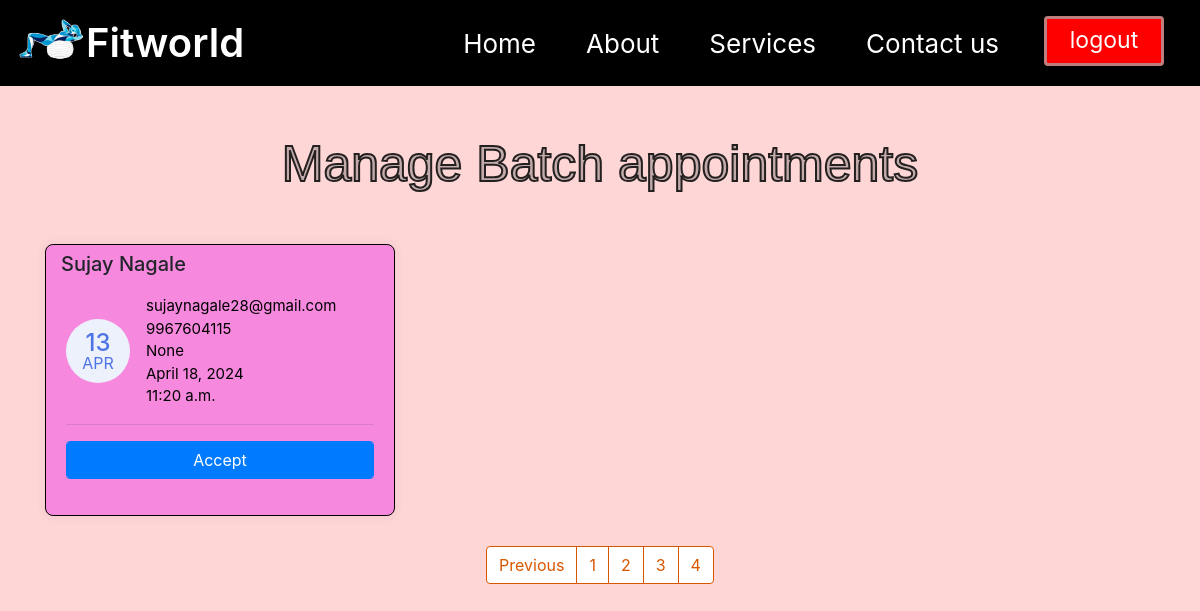
Screenshot of /managebatch?page=4 with the database file from the repository.
### myapp/models.py (models this page shows, shortened)
class Batch_Appointment(models.Model):
    first_name = models.CharField(max_length=255)
    last_name = models.CharField(max_length=255)
    email = models.CharField(max_length=50)
    phone = models.CharField(max_length=10)
    sent_date = models.DateField( auto_now_add=False,default=True)
    accepted = models.BooleanField(default=False)
    accepted_date = models.DateField( auto_now_add=False, null=True, blank=True)
    event_time =models.TimeField(auto_now=True, auto_now_add=False)
    course = models.CharField( max_length=50, null=True)
    request_date =models.DateField(auto_now=False, auto_now_add=False)

### myapp/views.py (the view, shortened to what this page needs)
# urls.py: path("managebatch", ManageBatchAppointmentTemplateView.as_view(), name="bmanage"),
class ManageBatchAppointmentTemplateView(ListView):
    template_name = "BAppointment.html"
    model = Batch_Appointment
    context_object_name = "batch_appointments"
    login_required = True
    paginate_by = 3
    def get_context_data(self,*args, **kwargs):
        context = super().get_context_data(*args, **kwargs)
        appointments = Batch_Appointment.objects.all()
        context.update({
            "title":"Batch Appointments"
        })
        return context

### template/BAppointment.html (shortened to what this page needs)
{% extends '1.html' %}
{% block body %}
<body>
    <div class="container mt-5">
        <div class="content">
            <h3>
                Manage Batch appointments
            </h3>
        </div>
        <div class="row">
        {% for app in batch_appointments %}
            <div class="col-lg-4">
                <div class="card card-margin">
                    <div class="card-header no-border">
                        <h5 class="card-title">{{app.first_name}} {{app.last_name}}</h5>
                    </div>
                    <div class="card-body pt-0">
                        <div class="widget-49">
                            <div class="widget-49-title-wrapper">
                                <div class="widget-49-date-primary">
                                    <span class="widget-49-date-day">{{app.sent_date|date:"d"}}</span>
                                    <span class="widget-49-date-month">{{app.sent_date|date:"M"}}</span>
                                </div>
                                <div class="widget-49-meeting-info">
                                    <span class="widget-49-pro-title">{{app.email}}</span>
                                    <span class="widget-49-pro-title">{{app.phone}}</span>
                                    <span class="widget-49-pro-title">{{app.course}}</span>
                                    <span class="widget-49-pro-title">{{app.request_date}}</span>
                                    <span class="widget-49-pro-title">{{app.event_time}}</span>
                                </div>
                            </div>
                            <hr class="w-100">
                            {% if app.accepted == False %}
                            <form method="POST" action="{% url 'bmanage' %}">
                            <div class="form-group">
                                <input class="btn-block btn-primary form-control" type="submit" value="Accept">
                            </div>
                            </form>
                            {% endif %}
                        </div>
                    </div>
                </div>
            </div>
        {% endfor %}
        </div>
        {% if is_paginated %}
        <div class="wrapper">
            <nav aria-label="Page navigation example">
                <ul class="pagination">
                    {% if page_obj.has_previous %}
                    <li class="page-item"><a class="page-link" href="?page={{page_obj.prebious_page_number}}">Previous</a></li>
                    {% endif %}
                    {% for number in page_obj.paginator.page_range %}
                    <li class="page-item"><a class="page-link" href="?page={{number}}">{{number}}</a></li>
                    {% endfor %}
                </ul>
            </nav>
        </div>
        {% endif %}
        {% endblock body %}

### template/BAppointment.html (style rules this page uses)
body { background-color: #FFD6D6; }
.card-margin { margin-bottom: 1.875rem; }
.card { border: 0; box-shadow: 0px 0px 10px 0px rgba(82, 63, 105, 0.1); -webkit-box-shadow: 0px 0px 10px 0px rgba(82, 63, 105, 0.1); -moz-box-shadow: 0px 0px 10px 0px rgba(82, 63, 105, 0.1); -ms-box-shadow: 0px 0px 10px 0px rgba(82, 63, 105, 0.1); }
.card { position: relative; display: flex; flex-direction: column; min-width: 0; word-wrap: break-word; background-color: #f688de; background-clip: border-box; border: 1px solid #000000; border-radius: 8px; }
.card .card-header.no-border { border: 0; }
.card .card-header { background: none; padding: 0 0.9375rem; font-weight: 500; display: flex; align-items: center; min-height: 50px; }
.card-header:first-child { border-radius: calc(8px - 1px) calc(8px - 1px) 0 0; }
.widget-49 .widget-49-title-wrapper { display: flex; align-items: center; }
.widget-49 .widget-49-title-wrapper .widget-49-date-primary { display: flex; align-items: center; justify-content: center; flex-direction: column; background-color: #edf1fc; width: 4rem; height: 4rem; border-radius: 50%; }
.widget-49 .widget-49-title-wrapper .widget-49-date-primary .widget-49-date-day { color: #4e73e5; font-weight: 500; font-size: 1.5rem; line-height: 1; }
.widget-49 .widget-49-title-wrapper .widget-49-date-primary .widget-49-date-month { color: #4e73e5; line-height: 1; font-size: 1rem; text-transform: uppercase; }
.widget-49 .widget-49-title-wrapper .widget-49-meeting-info { display: flex; flex-direction: column; margin-left: 1rem; }
.widget-49 .widget-49-title-wrapper .widget-49-meeting-info .widget-49-pro-title { color: #000000; font-size: 15px; }
.wrapper { display: flex; justify-content: center; align-items: center }
.page-link { position: relative; display: block; color: #D85600 !important; text-decoration: none; background-color: #fff; border: 1px solid #D85600 !important }
.content h3 { font-size: 50px; text-align: center; margin-bottom: 50px; -webkit-text-stroke-color: rgb(36, 32, 32); -webkit-text-stroke-width: 2px; color: rgb(195, 171, 171); font-family: 'Fasthand', cursive; font-family: 'Poppins', sans-serif; font-family: 'Russo One', sans-serif; }

### rows the page displays
Batch_Appointment: first_name "Sujay", last_name "Nagale", sent_date "13", sent_date "APR", email "sujaynagale28@gmail.com", phone "9967604115", course "None", request_date "April 18, 2024", event_time "11:20 a.m."

### other values shown
{{ number }} "1" "2" "3" "4"
